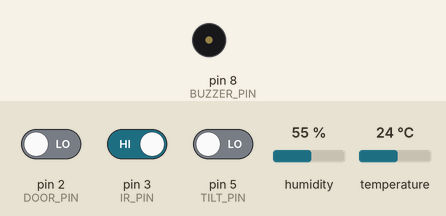
This sketch was run on a simulated Arduino Uno, built with avr-gcc and run on an emulated ATmega328P. Parts: buzzer (waves = sounding, pin HIGH). Inputs (shaded band) come from the test bench; at power-on: pin 2 (DOOR_PIN) LOW, pin 3 (IR_PIN) HIGH, pin 5 (TILT_PIN) LOW, humidity 55 %, temperature 24 °C. What the sketch prints to the serial monitor is not drawn.

Above: at 1.2 s.
1.3 s: pin 2 (DOOR_PIN) driven HIGH
At 2.5 s:
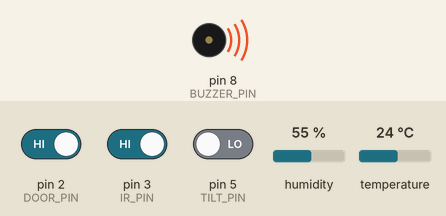
2.8 s: pin 2 (DOOR_PIN) driven LOW
At 3.6 s:
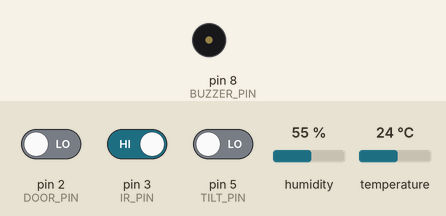
Timing chart, 0 to 5.8 s (numbered marks = the images above; inputs shaded):
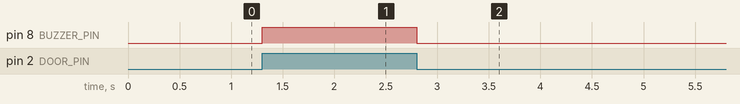

The sketch:

SENTRY_HC05_5min_sender.ino
```cpp
/*
 * SENTRY Arduino -> HC-05 -> Chrome/Edge -> SENTRY web dashboard
 * For Arduino Uno/Nano (AVR), DHT11, HC-05 (Bluetooth Classic SPP)
 * Data packet: one JSON object followed by '\n', at 9600 baud.
 * Periodic upload: once every 300,000 milliseconds (5 minutes).
 * Optional READ\n command from website: send a packet immediately,
 * without resetting the periodic schedule.
 *
 * NOTE: HC-05 does not itself store data or upload to the Internet.
 * Open the SENTRY web dashboard on a paired PC to receive packets.
 */
#include <DHT.h>
#include <SoftwareSerial.h>
#include <math.h>
#include <string.h>

#define DOOR_PIN 2
#define IR_PIN 3
#define TILT_PIN 5
#define DHT_PIN 6
#define BUZZER_PIN 8
#define DHT_TYPE DHT11

#define BT_RX_PIN 10   // Arduino RX: connect to HC-05 TX
#define BT_TX_PIN 11   // Arduino TX: connect to HC-05 RX through level conversion

DHT dht(DHT_PIN, DHT_TYPE);
SoftwareSerial bluetooth(BT_RX_PIN, BT_TX_PIN);

const int DOOR_CLOSED_LEVEL = LOW;
const int TILT_NORMAL_LEVEL = HIGH;
const int IR_DETECTED_LEVEL = LOW;
const int BUZZER_ON = HIGH;
const int BUZZER_OFF = LOW;

// Keep original alarm policy (only the door activates the buzzer).
const bool ALARM_DOOR = true;
const bool ALARM_TILT = false;
const bool ALARM_DHT_ERROR = false;
const bool ALARM_IR = false;

const unsigned long DHT_INTERVAL = 2000UL;
const unsigned long SEND_INTERVAL = 300000UL;

float temperature = NAN;
float humidity = NAN;
bool dhtError = false;
bool dhtReady = false;
unsigned long lastDHT = 0;
unsigned long lastPeriodicSend = 0;
bool firstPeriodicSent = false;
bool requestPending = false;
char command[12];
byte commandLength = 0;

void printBoolean(Stream &output, bool value) {
  output.print(value ? F("true") : F("false"));
}

void printMeasurement(Stream &output, float value) {
  if (dhtError || isnan(value)) output.print(F("null"));
  else output.print(value, 1);
}

void sendPacket(Stream &output, bool doorClosed, bool tilted,
                bool irDetected, bool buzzerOn) {
  // Website status is independent of the buzzer alarm configuration.
  bool requiresCheck = !doorClosed || tilted || !irDetected || dhtError;
  output.print(F("{\"device\":\"SENTRY-01\",\"temperature\":"));
  printMeasurement(output, temperature);
  output.print(F(",\"humidity\":"));
  printMeasurement(output, humidity);
  output.print(F(",\"doorClosed\":"));
  printBoolean(output, doorClosed);
  output.print(F(",\"tilted\":"));
  printBoolean(output, tilted);
  output.print(F(",\"irDetected\":"));
  printBoolean(output, irDetected);
  output.print(F(",\"dhtError\":"));
  printBoolean(output, dhtError);
  output.print(F(",\"buzzerOn\":"));
  printBoolean(output, buzzerOn);
  output.print(F(",\"status\":\""));
  output.print(requiresCheck ? F("CHECK_REQUIRED") : F("NORMAL"));
  output.println(F("\"}"));
}

void readBluetoothCommands() {
  // A short fixed buffer is used to avoid String heap fragmentation on AVR.
  while (bluetooth.available() > 0) {
    char ch = (char)bluetooth.read();
    if (ch == '\r' || ch == '\n') {
      command[commandLength] = '\0';
      if (strcmp(command, "READ") == 0) requestPending = true;
      commandLength = 0;
    } else if (commandLength < sizeof(command) - 1) {
      command[commandLength++] = ch;
    } else {
      // Reject oversized commands.
      commandLength = 0;
    }
  }
}

void setup() {
  Serial.begin(9600);
  bluetooth.begin(9600);  // HC-05 must be in data mode at 9600 baud.
  pinMode(DOOR_PIN, INPUT);
  pinMode(IR_PIN, INPUT);
  pinMode(TILT_PIN, INPUT);
  pinMode(BUZZER_PIN, OUTPUT);
  digitalWrite(BUZZER_PIN, BUZZER_OFF);
  dht.begin();
  Serial.println(F("SENTRY HC-05 ready: JSON every 5 minutes; READ for on-demand."));
}

void loop() {
  const unsigned long now = millis();
  // Continuous digital sensing keeps the door buzzer responsive.
  const bool doorClosed = (digitalRead(DOOR_PIN) == DOOR_CLOSED_LEVEL);
  const bool tilted = (digitalRead(TILT_PIN) != TILT_NORMAL_LEVEL);
  const bool irDetected = (digitalRead(IR_PIN) == IR_DETECTED_LEVEL);

  if (now - lastDHT >= DHT_INTERVAL) {
    lastDHT = now;
    dhtReady = true;
    const float t = dht.readTemperature();
    const float h = dht.readHumidity();
    if (isnan(t) || isnan(h)) {
      dhtError = true;
    } else {
      dhtError = false;
      temperature = t;
      humidity = h;
    }
  }

  const bool buzzerWarning =
      (ALARM_DOOR && !doorClosed) ||
      (ALARM_TILT && tilted) ||
      (ALARM_DHT_ERROR && dhtError) ||
      (ALARM_IR && !irDetected);
  digitalWrite(BUZZER_PIN, buzzerWarning ? BUZZER_ON : BUZZER_OFF);

  readBluetoothCommands();
  const bool periodicDue = !firstPeriodicSent ||
      (now - lastPeriodicSend >= SEND_INTERVAL);
  if (dhtReady && (periodicDue || requestPending)) {
    sendPacket(bluetooth, doorClosed, tilted, irDetected, buzzerWarning);
    sendPacket(Serial, doorClosed, tilted, irDetected, buzzerWarning);
    requestPending = false;
    if (periodicDue) {
      lastPeriodicSend = now;
      firstPeriodicSent = true;
    }
  }
}
```

Measured:
- after the input at 1.3 s, pin 8 (BUZZER_PIN): LOW → HIGH at once
- after the input at 2.8 s, pin 8 (BUZZER_PIN): HIGH → LOW at once
